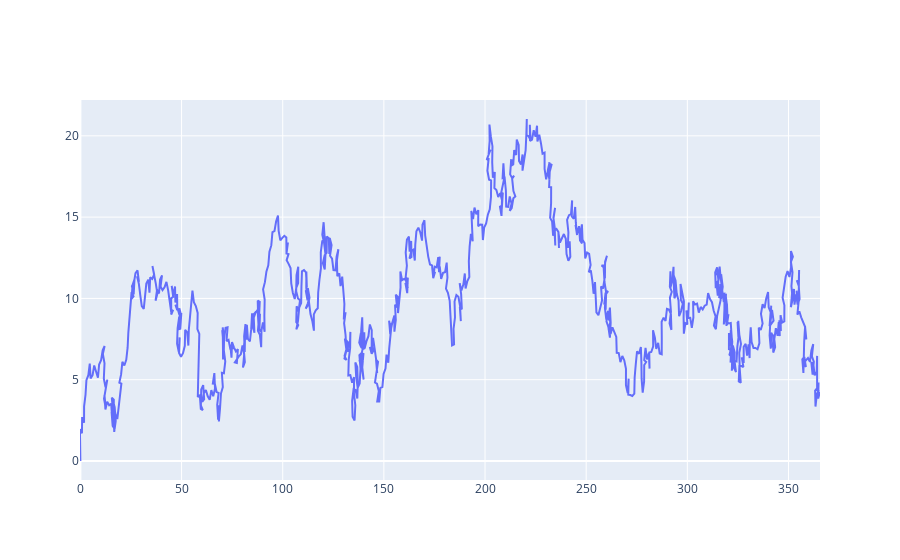

The notebook cell saved with this chart:
### Markdown cell above
# Activity 1: Correlated Random Walk - 1 Trajectory

### Code cell
def correlated_random_walk(n_steps=1000, scale=1.0):
    pos = Vec2d(0, 0)
    trajectory = [pos.to_tuple()]
    
    for i in range(n_steps):
        angle = cauchy.rvs(scale=scale)  # Generar un ángulo con distribución de Cauchy
        step = Vec2d(1, 0).rotated(angle)
        pos += step
        trajectory.append(pos.to_tuple())

    print("Primeros 5 puntos de la trayectoria:", trajectory[:5])  # Verifica si hay datos

    x, y = zip(*trajectory)
    
    print("Cantidad de puntos generados:", len(x))  # Debe ser n_steps + 1

    fig = go.Figure()
    fig.add_trace(go.Scatter(x=x, y=y, mode='lines', name='CRW 1 Trajectory'))
    fig.show()

# Llamada de prueba
correlated_random_walk()

### Figure 1 — Plotly figure (JSON) as saved in the notebook; plotly's stock layout.template omitted (floating-point values rounded to 4 significant figures; data arrays with more than 128 entries replaced by an {"elided": "..."} marker saying what was removed)
{"data": [{"mode": "lines", "name": "CRW 1 Trajectory", "type": "scatter", "x": {"elided": "1001 float values"}, "y": {"elided": "1001 float values"}}], "layout": {}}
